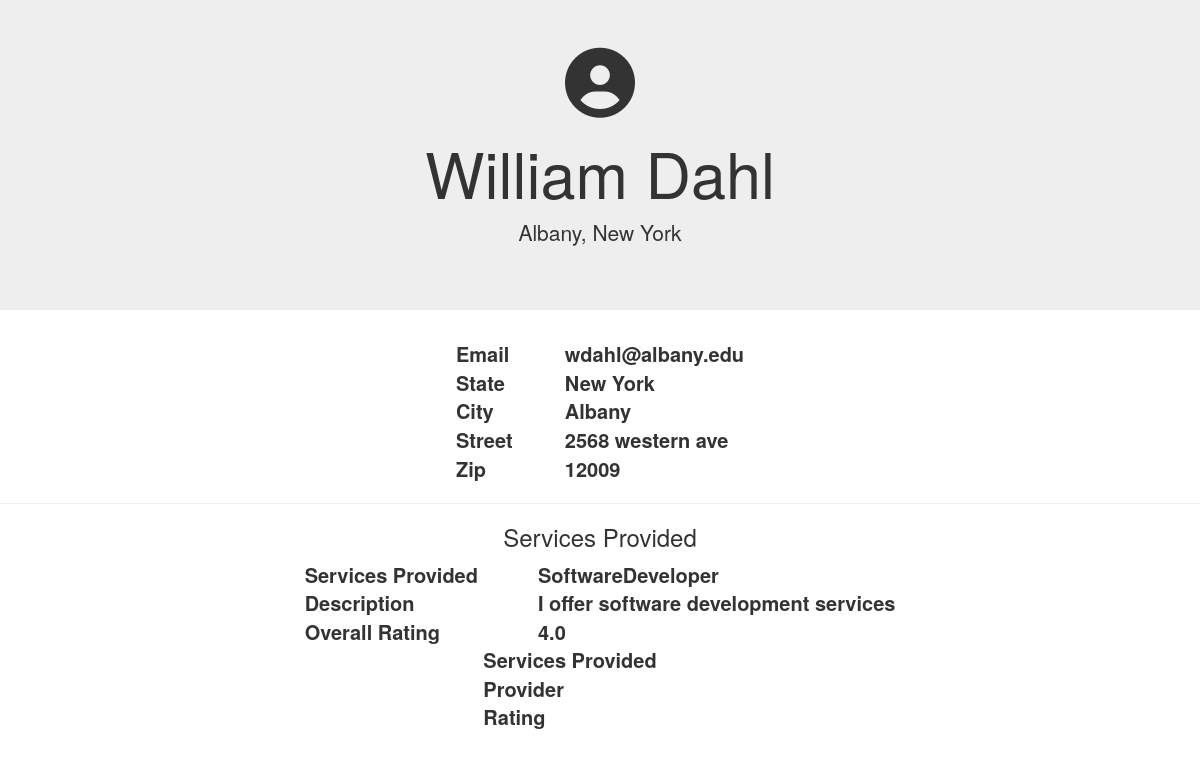
/RateMyServices/professional_profile/1/, run on an earlier commit of the app's database.
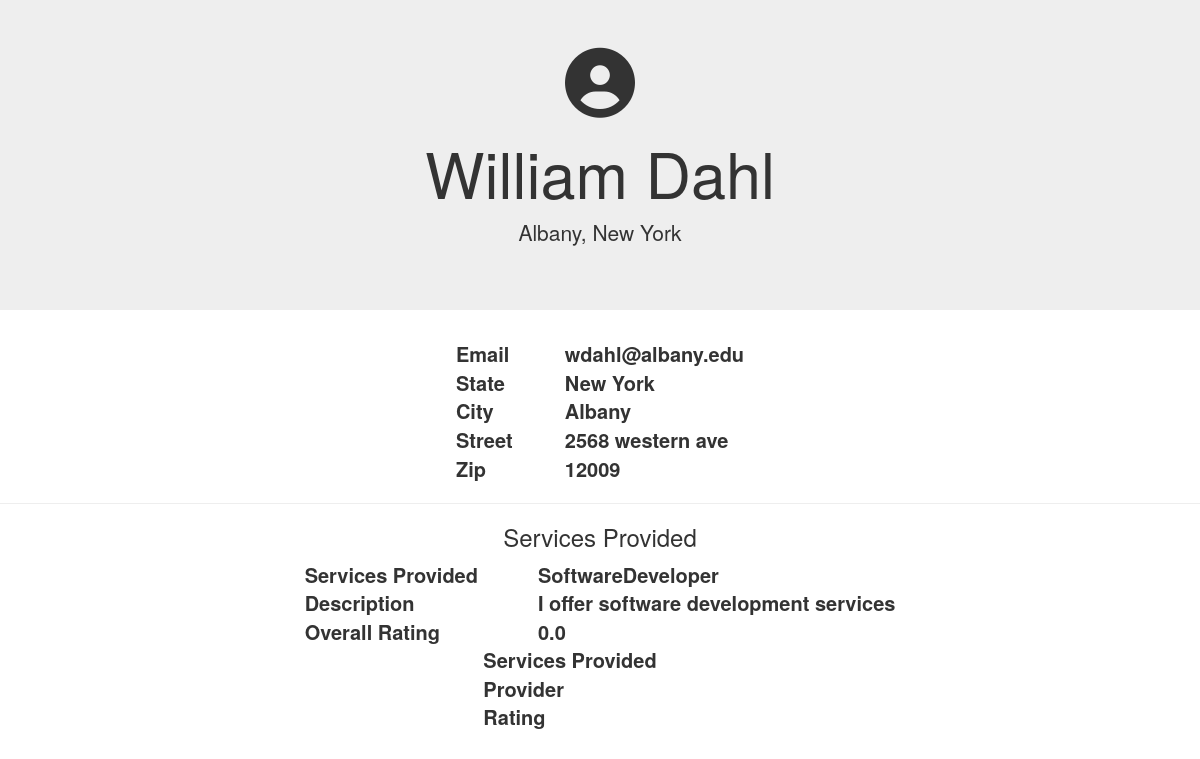
And on a later commit of the database.
### RateMyServices/models.py (models this page shows, shortened)
class ProfessionalUser(models.Model):
	generalUserID = models.ForeignKey(GeneralUser, on_delete=models.CASCADE)
	title = models.CharField(max_length=30, default='')
	description = models.CharField(max_length=200, default='')
	avg_rating = models.FloatField(default=0.0)

class GeneralUser(models.Model):
	first_name = models.CharField(max_length=30)
	last_name = models.CharField(max_length=30)
	email = models.EmailField()
	password = models.CharField(max_length=30)
	state = models.CharField(max_length=30)
	city = models.CharField(max_length=30)
	zips = models.CharField(max_length=5)
	street = models.CharField(max_length=100)
	phone = models.CharField(max_length=12)

### RateMyServices/views.py (the view)
# urls.py: path('professional_profile/<int:professionaluser_id>/', views.professional_profile, name='professional_profile'),
def professional_profile(request, professionaluser_id):
	pUser = get_object_or_404(ProfessionalUser, id=professionaluser_id)
	return render(request, 'RateMyServices/professional_profile.html', {'pUser': pUser})

### RateMyServices/templates/RateMyServices/professional_profile.html (shortened to what this page needs)
<!DOCTYPE html>
<html>
	<head>
		{% load static %}
		<link rel="stylesheet" href="https://maxcdn.bootstrapcdn.com/bootstrap/3.4.0/css/bootstrap.min.css">
		<link rel="stylesheet" href="path/to/font-awesome/css/font-awesome.min.css">
        <link rel="stylesheet" type="text/css" href="{% static 'RateMyServices/css/style.css' %}">
		<link rel="stylesheet" type="text/css" href="{% static 'RateMyServices/css/general_profile.css' %}">
	</head>
	<body>
		<div class="jumbotron jumbotron-fluid text-center">
			<div>
				<i class="fa fa-user-circle fa-5x"></i>
			</div>
			<h1>{{ pUser.generalUserID.first_name }} {{ pUser.generalUserID.last_name }}</h1>
			<p>{{ pUser.generalUserID.city }}, {{ pUser.generalUserID.state }}</p>
		</div>
		<div style="align-content: center">
			<table cellspacing="20" align="center" style="font-size: 20px">
				<tr style="padding: 30px">
				  <th>Email</th>
				  <th>{{ pUser.generalUserID.email }}</th>
				</tr>
				<tr style="padding: 30px">
					<th style="padding-right: 60px">State</th>
					<th>{{ pUser.generalUserID.state }}</th>
				</tr>
				<tr style="padding: 30px">
					<th>City</th>
					<th>{{ pUser.generalUserID.city }}</th>
				</tr>
				<tr style="padding: 30px">
					<th>Street</th>
					<th>{{ pUser.generalUserID.street }}</th>
				</tr>
				<tr style="padding: 30px">
						<th>Zip</th>
						<th>{{ pUser.generalUserID.zips }}</th>
				</tr>
			</table>
        </div>
            <hr>
        <div>
            <h3 align="center">Services Provided</h3>
            <table cellspacing="20" align="center" style="font-size: 20px">
                    <tr style="padding: 30px">
                      <th style="padding-right: 60px">Services Provided</th>
                      <th>{{ pUser.title }}</th>
                    </tr>
                    <tr style="padding: 30px">
                        <th>Description</th>
                        <th>{{ pUser.description }}</th>
                    </tr>
                    <tr style="padding: 30px">
                        <th>Overall Rating</th>
                        <th>{{ pUser.avg_rating }}</th>
                    </tr>
            </table>
            <table cellspacing="20" align="center" style="font-size: 20px" *if >
                    <tr style="padding: 30px">
                      <th style="padding-right: 60px">Services Provided</th>
                    </tr>
                    <tr style="padding: 30px">
                        <th>Provider</th>
                    </tr>
                    <tr style="padding: 30px">
                        <th>Rating</th>
                    </tr>
            </table>
        </div>
	</body>
</html>

What changed in the data, as far as the page shows it:
changed ProfessionalUser "SoftwareDeveloper": avg_rating "4.0" → "0.0"
